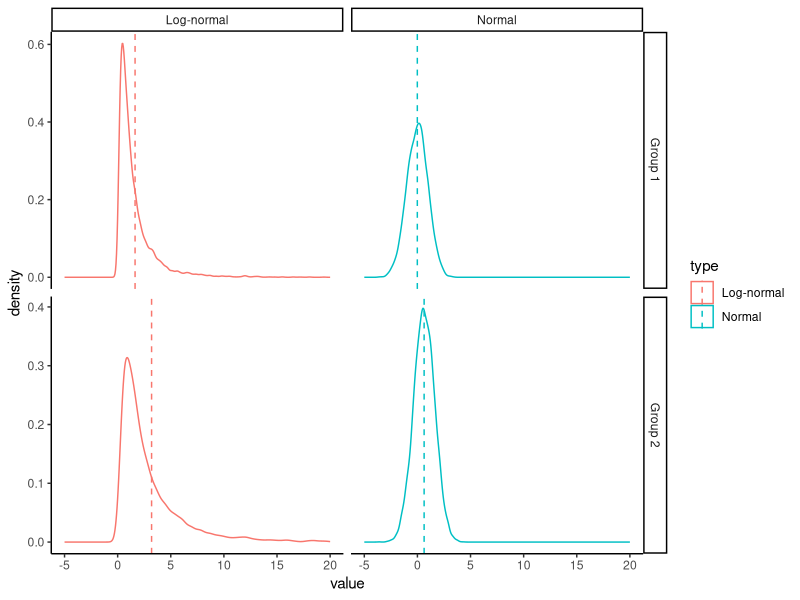
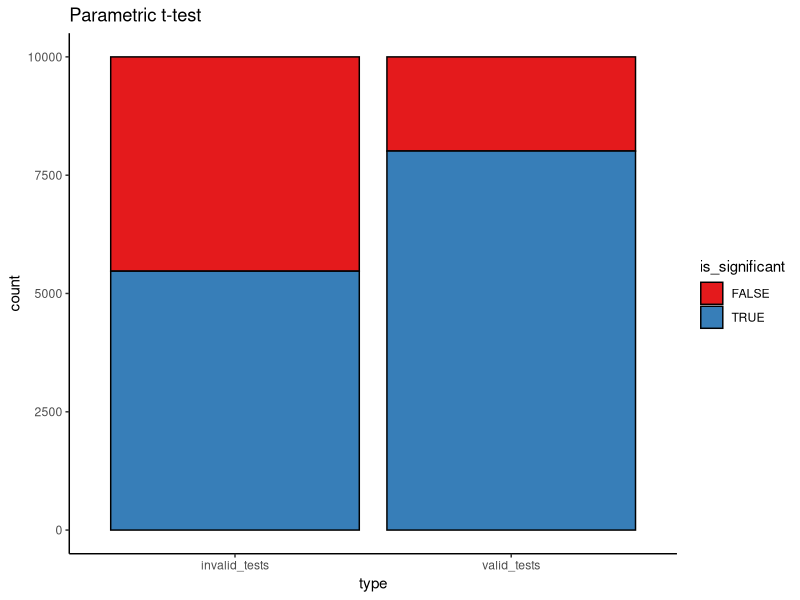
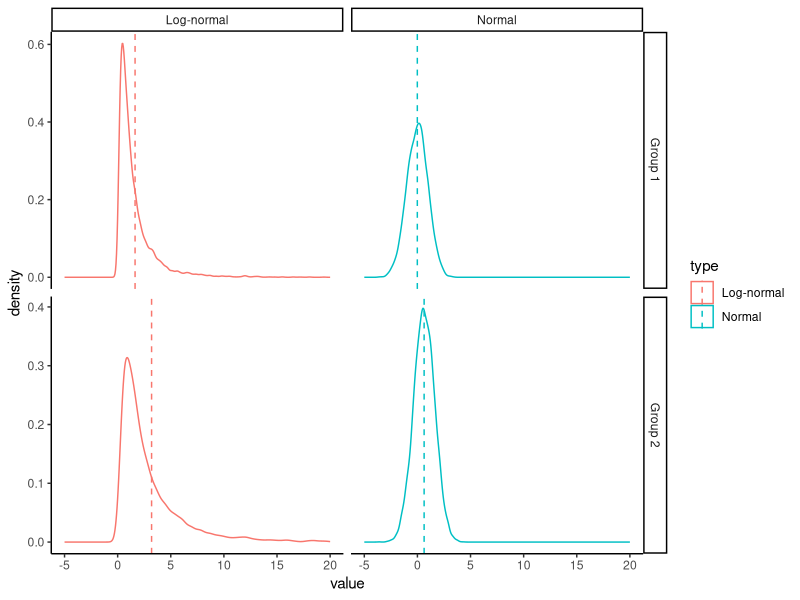

These charts were generated, in order, by the following R code: (Note: a time limit stopped this script after it produced the figures.)
## ---- chunk 1
library(tidyverse)
library(boot)
# devtools::install_github("thomasp85/patchwork", force=T)
library(patchwork) 
## ---- chunk 2
theme_set(theme_classic())
## ---- chunk 3
parametric_plotting_data = data.frame(group = rep(rep(c("Group 1", "Group 2"), each=10000), 2),
                                      type = rep(c("Normal", "Log-normal"), each=20000),
                                      value = c(rnorm(10000, 0, 1),  # normal 1
                                                rnorm(10000, 0.66, 1),  # normal 2
                                                exp(rnorm(10000, 0, 1)),  # Non-normal 1
                                                exp(rnorm(10000, 0.66, 1))))  # Non-normal 2

## ---- chunk 4
ggplot(parametric_plotting_data, aes(x=value, color=type)) +
  geom_density() +
  geom_vline(data=parametric_plotting_data %>%
               group_by(group, type) %>%
               summarize(mean_value = mean(value), sd_value = sd(value)),
             aes(xintercept=mean_value, color=type), linetype=2) +
  xlim(-5, 20) +
  facet_grid(group ~ type, scales="free")
## ---- chunk 5
ggsave("figures/log_normal_dists.png", width=5, height=4)
## ---- chunk 6
gen_data_and_test = function(num_observations_per) {
x = rnorm(num_observations_per, 0, 1.1)
y = rnorm(num_observations_per, 1, 1.1)

pnormal = t.test(x, y)$p.value

# what if the data are log-normally distributed?
x = exp(rnorm(num_observations_per, 0, 1.1))
y = exp(rnorm(num_observations_per, 1, 1.1))

pnotnormal = t.test(x, y)$p.value 
return(c(pnormal, pnotnormal))
}

parametric_issues_demo = function(num_tests, num_observations_per) {
  replicate(num_tests, gen_data_and_test(num_observations_per))
}
## ---- chunk 7
set.seed(0) # ensures we get the same results each time we run it

num_tests = 10000 # how many datasets to generate/tests to run
num_observations_per = 20 # how many obsservations in each dataset

parametric_issues_results = parametric_issues_demo(num_tests=num_tests, 
                                                   num_observations_per=num_observations_per)




parametric_issues_d = data.frame(valid_tests = parametric_issues_results[1,],
                                 invalid_tests = parametric_issues_results[2,],
                                 iteration=1:num_tests) %>%
  gather(type, p_value, contains("tests")) %>%
  mutate(is_significant = p_value < 0.05)

# Number significant results with normally distributed data
sum(parametric_issues_results[1,] < 0.05)

# number of significant results with log-normally distributed data
sum(parametric_issues_results[2,] < 0.05)
## ---- chunk 8
ggplot(parametric_issues_d, aes(x=type, fill=is_significant)) +
  geom_bar(stat="count", color="black") +
  scale_fill_brewer(palette="Set1") +
  labs(title="Parametric t-test")
## ---- chunk 9
boot_mean_diff_test = function(x, y) {
  boot_iterate = function(x, y) {
    x_samp = sample(x, 
                    length(x), 
                    replace=T)
    y_samp = sample(y, 
                    length(y), 
                    replace=T)
    mean_diff = mean(y_samp) - mean(x_samp)
    return(mean_diff)
  }
  boots = replicate(100, boot_iterate(x, y))
  quants = quantile(boots, probs=c(0.025, 0.925))
  return(sign(quants[1]) == sign(quants[2]))

}
## ---- chunk 10
gen_data_and_boot_test = function(num_observations_per) {
x = rnorm(num_observations_per, 0, 1.1)
y = rnorm(num_observations_per, 1, 1.1)

pnormal = boot_mean_diff_test(x, y)

# what if the data are log-normally distributed?
x = exp(rnorm(num_observations_per, 0, 1.1))
y = exp(rnorm(num_observations_per, 1, 1.1))

pnotnormal = boot_mean_diff_test(x, y)
return(c(pnormal, pnotnormal))
}

boot_results = replicate(num_tests, gen_data_and_boot_test(num_observations_per))
sum(boot_results[1,])
sum(boot_results[2,])
## ---- chunk 11
num_points = 500
true_intercept = 0
true_slope = 1.
set.seed(0)
parametric_ci_data = data.frame(IV = rep(runif(num_points,  -1, 1), 2),
                                type = rep(c("IID Error", "Scaling Error"), each=num_points),
                                error = rep(rnorm(num_points, 0, 1), 2)) %>%
  mutate(DV = ifelse(
    type == "IID Error",
    true_slope*IV + error,
    true_slope*IV + 2*abs(IV)*error)) # error increases proportional to distance from 0 on the IV

## ---- chunk 12
ggplot(parametric_ci_data,
       aes(x=IV, y=DV, color=type)) +
  geom_point(alpha=0.5) +
  geom_smooth(method="lm", se=T, color="black", 
              size=1.5, level=0.9999) + # inflating the confidence bands a bit
                                       # to show their distribution is similar
  scale_color_brewer(palette="Accent") +
  facet_wrap(~type) +
  guides(color=F)
## ---- chunk 13
ggsave("figures/error_dist_non_null.png", width=5, height=3)
## ---- chunk 14
summary(lm(DV ~ IV, parametric_ci_data %>% filter(type=="IID Error")))
summary(lm(DV ~ IV, parametric_ci_data %>% filter(type=="Scaling Error")))
## ---- chunk 15
ex2_lm_bootstrap_CIs = function(data, R=1000) {
  lm_results = summary(lm(DV ~ IV, data=data))$coefficients
  bootstrap_coefficients = function(data, indices) {
    linear_model = lm(DV ~ IV, 
                      data=data[indices,]) # will select a bootstrap sample of the data
    return(linear_model$coefficients)
  }

  boot_results = boot(data=data,
                      statistic=bootstrap_coefficients,
                      R=R)
  boot_intercept_CI = boot.ci(boot_results, index=1, type="bca")
  boot_slope_CI = boot.ci(boot_results, index=2, type="bca")
  return(data.frame(intercept_estimate=lm_results[1, 1],
                    intercept_SE=lm_results[1,2],
                    slope_estimate=lm_results[2, 1],
                    slope_SE=lm_results[2,2],
                    intercept_boot_CI_low=boot_intercept_CI$bca[4],
                    intercept_boot_CI_hi=boot_intercept_CI$bca[5],
                    slope_boot_CI_low=boot_slope_CI$bca[4],
                    slope_boot_CI_hi=boot_slope_CI$bca[5]))
}
## ---- chunk 16
set.seed(0) # for bootstraps
coefficient_CI_data = parametric_ci_data %>%
  group_by(type) %>%
  do(ex2_lm_bootstrap_CIs(.)) %>%
  ungroup() 
## ---- chunk 17
coefficient_CI_data = coefficient_CI_data %>%
  gather(variable, value, -type) %>%
  separate(variable, c("parameter", "measurement"), extra="merge") %>%
  spread(measurement, value) %>%
  mutate(parametric_CI_low=estimate-1.96*SE,
         parametric_CI_hi=estimate+1.96*SE) %>%
  gather(CI_type, value, contains("CI")) %>%
  separate(CI_type, c("CI_type", "high_or_low"), extra="merge") %>%
  spread(high_or_low, value) %>%
  mutate(CI_type = factor(CI_type))
## ---- chunk 18
plot_coefficient_CI_data = function(coefficient_CI_data, errorbar_width=0.5) {
  p = ggplot(data=coefficient_CI_data, aes(x=parameter, color=CI_type, y=estimate, ymin=CI_low, ymax=CI_hi)) +
    geom_hline(data=data.frame(parameter=c("intercept", "slope"),
                               estimate=c(true_intercept, true_slope)), 
               mapping=aes(yintercept=estimate),
               linetype=3) +
    geom_point(size=2, position=position_dodge(width=0.2)) +
    geom_errorbar(position=position_dodge(width=0.2), width=errorbar_width) +
    facet_grid(~type) + 
    scale_y_continuous(breaks=c(0, 0.5, 1), limits=c(-0.2, 1.5)) +
    scale_color_brewer(palette="Dark2", drop=F)
}
## ---- chunk 19
plot_coefficient_CI_data(coefficient_CI_data)
ggsave("figures/error_dist_CI_example.png", width=5, height=3)

plot_coefficient_CI_data(coefficient_CI_data %>% 
                           filter(CI_type=="parametric"),
                         0.25)
ggsave("figures/error_dist_CI_example_parametric_only.png", width=5, height=3)
## ---- chunk 20
num_points = 200
true_intercept = 0
true_slope = 0.
set.seed(0)
parametric_ci_data = data.frame(IV = rep(runif(num_points,  -1, 1), 2),
                                type = rep(c("IID Error", "Scaling Error"), each=num_points),
                                error = rep(rnorm(num_points, 0, 1), 2)) %>%
  mutate(DV = ifelse(
    type == "IID Error",
    true_slope*IV + error,
    true_slope*IV + 2*abs(IV)*error)) # error increases proportional to distance from 0 on the IV

## ---- chunk 21
ggplot(parametric_ci_data,
       aes(x=IV, y=DV, color=type)) +
  geom_point(alpha=0.5) +
  geom_smooth(method="lm", se=T, color="black", 
              size=1.5, level=0.9999) + # inflating the confidence bands a bit
                                       # to show their distribution is similar
  scale_color_brewer(palette="Accent") +
  facet_wrap(~type) +
  guides(color=F)
## ---- chunk 22
ggsave("figures/error_dist_null.png", width=5, height=3)
## ---- chunk 23
error_dist_null_sample = function(num_points) {
  true_intercept = 0
  true_slope = 0
  # We'll sample only for the scaling error case, we know IID works 
  this_data = data.frame(IV = runif(num_points,  -1, 1),
                         error = rnorm(num_points, 0, 1)) %>%
    mutate(DV = true_slope*IV + 2*abs(IV)*error) # error increases proportional to distance from 0 on the IV

  coefficient_CI_data = ex2_lm_bootstrap_CIs(this_data,
                                             R=500) # take fewer bootstrap samples, to speed things up
  
  coefficient_CI_data = coefficient_CI_data %>%
    gather(variable, value) %>%
    separate(variable, c("parameter", "measurement"), extra="merge") %>%
    spread(measurement, value) %>%
    mutate(parametric_CI_low=estimate-1.96*SE,
           parametric_CI_hi=estimate+1.96*SE) %>%
    gather(CI_type, value, contains("CI")) %>%
    separate(CI_type, c("CI_type", "high_or_low"), extra="merge") %>%
    spread(high_or_low, value) %>%
    mutate(significant = sign(CI_hi) == sign(CI_low)) %>%
    select(parameter, CI_type, significant)
  return(list(coefficient_CI_data))
}
## ---- chunk 24
num_simulations = 500
num_points = 200
set.seed(0)
noise_dist_simulation_results = replicate(num_simulations, error_dist_null_sample(num_points)) %>%
  bind_rows()
## ---- chunk 25
ggplot(noise_dist_simulation_results, aes(x=CI_type, fill=significant)) +
  geom_bar(stat="count", color="black") +
  scale_fill_brewer(palette="Set1", direction=-1) + 
  facet_wrap(~parameter) +
  scale_y_continuous(breaks=c(0, 0.05*num_simulations, num_simulations),
                     labels=c("0%", expression(Nominal ~ alpha), "100%")) +
  labs(x="CI Type",
       y="Proportion significant") +
  geom_hline(yintercept=0.05*num_simulations, linetype=2)
## ---- chunk 26
ggsave("figures/error_dist_proportion_significant.png", width=5, height=3)
## ---- chunk 27
noise_dist_simulation_results %>%
  count(parameter, CI_type, significant) %>%
  mutate(prop=n/num_simulations)
## ---- chunk 28
density_similarity_conceptual_plot_data = expand.grid(x=seq(0, 4, 0.01),
                                                      y=seq(0, 4, 0.01)) %>%
  mutate(population_1 = exp(-((x-2)^2 +(y-3)^2)/8) * exp(-((x-2/y)^2 +(y-1/x)^2)/2), #These are definitely not proper distributions
         population_2 = exp(-((x)^2 +(y)^2)/8) * exp(-((x/2)^2 +(y/2-1/x)^2)/2)) %>% 
  gather(population, value, contains("population"))
  
## ---- chunk 29
ggplot(density_similarity_conceptual_plot_data,
       aes(x=x, y=y, z=value, color=population)) +
  geom_contour(size=1, bins=8) +
  scale_color_brewer(palette="Dark2") +
  facet_wrap(~population) +
  labs(x = "Feature 1", y="Feature 2") +
  guides(color=F)
## ---- chunk 30
ggsave("figures/conceptual_density_plot.png", width=5, height=3)
## ---- chunk 31
num_points = 100
true_intercept = 0
true_slope = 1.
set.seed(2) # I p-hacked the shit out of this demo to make the ideas more clear
parametric_ci_data = data.frame(IV = rep(runif(num_points,  -1, 1), 2),
                                type = rep(c("IID Error", "Scaling Error"), each=num_points),
                                error = rep(rnorm(num_points, 0, 1), 2)) %>%
  mutate(DV = ifelse(
    type == "IID Error",
    true_slope*IV + error,
    true_slope*IV + 2*abs(IV)*error)) # error increases proportional to distance from 0 on the IV
## ---- chunk 32
p = ggplot(parametric_ci_data,
       aes(x=IV, y=DV)) +
  geom_point(alpha=0.25) +
  geom_smooth(method="lm", se=F, color="black", 
              size=1.5) + 
  facet_wrap(~type) 
p
## ---- chunk 33
ggsave("figures/bootstrap_demo_0.png", width=5, height=3)
## ---- chunk 34
set.seed(15) # See above RE: p-hacking
samp_1_indices = sample(2:num_points, num_points, replace=T)
samp_1 = parametric_ci_data[c(samp_1_indices, samp_1_indices+num_points), ] # take the same rows from each type of data
set.seed(2) # See above RE: p-hacking
samp_2_indices = sample(1:num_points, num_points, replace=T)
samp_2 = parametric_ci_data[c(samp_2_indices, samp_2_indices+num_points), ]

many_samples_indices = sample(1:num_points, 8*num_points, replace=T)
many_samples = bind_rows(samp_1 %>%
                           mutate(sample=1), 
                         samp_2 %>% mutate(sample=2),
                         parametric_ci_data[c(many_samples_indices, many_samples_indices+num_points),] %>%
                           mutate(sample=rep(rep(3:10, each=num_points), 2)))
## ---- chunk 35
p + 
  geom_point(data=samp_1,
             aes(color=NA), color="red", alpha=0.5) 

## ---- chunk 36
ggsave("figures/bootstrap_demo_1.png", width=5, height=3)
## ---- chunk 37
p + 
  geom_point(data=samp_1,
             aes(color=NA), color="red", alpha=0.5) +
  geom_smooth(data=samp_1,
              method="lm", se=F, color="red", 
              size=1.5) 

## ---- chunk 38
ggsave("figures/bootstrap_demo_2.png", width=5, height=3)
## ---- chunk 39
p + 
  geom_point(data=samp_2,
             aes(color=NA), color="red", alpha=0.5) 
## ---- chunk 40
ggsave("figures/bootstrap_demo_3.png", width=5, height=3)
## ---- chunk 41
p + 
  geom_point(data=samp_2,
             aes(color=NA), color="red", alpha=0.5) +
  geom_smooth(data=samp_2,
              method="lm", se=F, color="red", 
              size=1.5) 
## ---- chunk 42
ggsave("figures/bootstrap_demo_4.png", width=5, height=3)
## ---- chunk 43
p +  
  geom_smooth(data=many_samples,
              aes(group=sample),
              method="lm", se=F, 
              size=1.5,
              color="red")
## ---- chunk 44
ggsave("figures/bootstrap_demo_5.png", width=5, height=3)
## ---- chunk 45
num_top_points = 23
num_mid_points = 4
num_outlier_points = 2
max_score = 100
set.seed(0)
test_score_data = data.frame(
  score=c(rbinom(num_top_points, max_score, 0.9999), rbinom(num_mid_points, max_score, 0.97), sample(0:max_score, num_outlier_points, replace=T)),
  type="Observed sample"
)
## ---- chunk 46
get_mean_score = function(data, indices) {
  return(mean(data[indices,]$score))
}

bootstrap_results = boot(test_score_data, get_mean_score, R=1000)
bootstrap_CIs = boot.ci(bootstrap_results)
bootstrap_CIs
## ---- chunk 47
test_summary_data = test_score_data %>%
  summarise(mean=mean(score),
            se=sd(score)/sqrt(n()),
            parametric_CI_low=mean-1.96*se,
            parametric_CI_high=mean+1.96*se) 

test_score_data = test_score_data %>%
  bind_rows(
    data.frame(score=bootstrap_results$t, type="Boot. sampling dist.")
  )  %>%
  mutate(type=factor(type, levels=c("Observed sample", "Boot. sampling dist.")))

test_summary_data = test_summary_data %>%
  mutate(type = factor("Boot. sampling dist.", levels=levels(test_score_data$type)),
         percentile_CI_low=bootstrap_CIs$percent[4],
         percentile_CI_high=bootstrap_CIs$percent[5],
         bca_CI_low=bootstrap_CIs$bca[4],
         bca_CI_high=bootstrap_CIs$bca[5]) %>%
  gather(CI_type, value, contains("CI")) %>%
  separate(CI_type, c("CI_type", "endpoint"), extra="merge") %>%
  spread(endpoint, value) %>%
  mutate(y=c(170, 210, 190),
         CI_type=factor(CI_type, levels=c("parametric", "percentile", "bca"), labels=c("Normal", "Boot: %", "Boot: BCA")))
## ---- chunk 48
ggplot(test_summary_data %>%
             filter(CI_type != "Boot: BCA"), aes(x=score)) +
  geom_histogram(data=test_score_data,
                 binwidth=1) +
  geom_point(mapping=aes(x=mean, y=y, color=CI_type),
             size=2) +
  geom_errorbarh(mapping=aes(y=y, color=CI_type, xmin=CI_low, x=NULL, xmax=CI_high),
                 size=1,
                 position=position_dodge()) +
  facet_grid(type ~ ., scales="free_y")+
  scale_color_brewer(palette="Dark2") +
  guides(color=guide_legend(title="CI"))


## ---- chunk 49
ggsave("figures/bootstrap_CI_0.png", width=5, height=3)
## ---- chunk 50
ggplot(test_summary_data, aes(x=score)) +
  geom_histogram(data=test_score_data,
                 binwidth=1) +
  geom_point(mapping=aes(x=mean, y=y, color=CI_type),
             size=2) +
  geom_errorbarh(mapping=aes(y=y, color=CI_type, xmin=CI_low, x=NULL, xmax=CI_high),
                 size=1,
                 position=position_dodge()) +
  facet_grid(type ~ ., scales="free_y")+
  scale_color_brewer(palette="Dark2") +
  guides(color=guide_legend(title="CI"))
ggsave("figures/bootstrap_CI_1.png", width=5, height=3)
## ---- chunk 51
num_flips = 20
true_heads_prob = 0.9
set.seed(2)
flips = rbinom(num_flips, 1, true_heads_prob)
flip_data = data.frame(flip_result = factor(flips, labels=c("Tails", "Heads")))
## ---- chunk 52
flip_data_plot = ggplot(data = flip_data, aes(x = flips, fill = flips)) +
  geom_dotplot(binwidth=0.03) +
  scale_x_continuous(breaks = c(0, 1),
                     labels = c("tails", "heads")) +
  scale_y_continuous(breaks=c()) +
  labs(x="Flip result", y="")
## ---- chunk 53
get_mean_heads = function(data, indices) {
  return(mean(data[indices, "flip_result"] == "Heads"))
}

set.seed(0)
bootstrap_results = boot(flip_data, get_mean_heads, R=20000)
bootstrap_CIs = boot.ci(bootstrap_results)
bootstrap_CIs
## ---- chunk 54
flip_boot_plot = ggplot(data=data.frame(mean_flips=bootstrap_results$t),
                        aes(x=mean_flips)) +
  geom_histogram(binwidth=0.05) +
  xlim(0, 1) +
  geom_vline(xintercept=0.5,
             color="red",
             size=1.1) +
  annotate("text",
           label="Null value",
           color="red",
           x=0.43, y=2500,
           angle=90,
           size=4) +
  annotate("text",
           label="95% CI",
           color="blue",
           x=0.75, y=5400,
           size=4) +
  geom_errorbarh(aes(xmin=bootstrap_CIs$bca[4],
                    xmax=bootstrap_CIs$bca[5],
                    y=5100),
                 color="blue", 
                 size=1.1,
                 height=200) +
  labs(x="Boot. sampling dist.")

flip_boot_plot
## ---- chunk 55
flip_data_plot + flip_boot_plot +
  plot_layout()


ggsave("figures/bootstrap_test.png", width=5, height=2.5)
## ---- chunk 56
bootstrap_CIs = boot.ci(bootstrap_results,
                        conf=0.999)
flip_boot_plot = ggplot(data=data.frame(mean_flips=bootstrap_results$t),
                        aes(x=mean_flips)) +
  geom_histogram(binwidth=0.05) +
  xlim(0, 1) +
  geom_vline(xintercept=0.5,
             color="red",
             size=1.1) +
  annotate("text",
           label="Null value",
           color="red",
           x=0.43, y=2500,
           angle=90,
           size=4) +
  annotate("text",
           label="99.9% CI",
           color="blue",
           x=0.75, y=5400,
           size=4) +
  geom_errorbarh(aes(xmin=bootstrap_CIs$bca[4],
                    xmax=bootstrap_CIs$bca[5],
                    y=5100),
                 color="blue", 
                 size=1.1,
                 height=200) +
  labs(x="Boot. sampling dist.")

flip_boot_plot
## ---- chunk 57
flip_data_plot + flip_boot_plot +
  plot_layout()


ggsave("figures/bootstrap_test_999.png", width=5, height=2.5)
